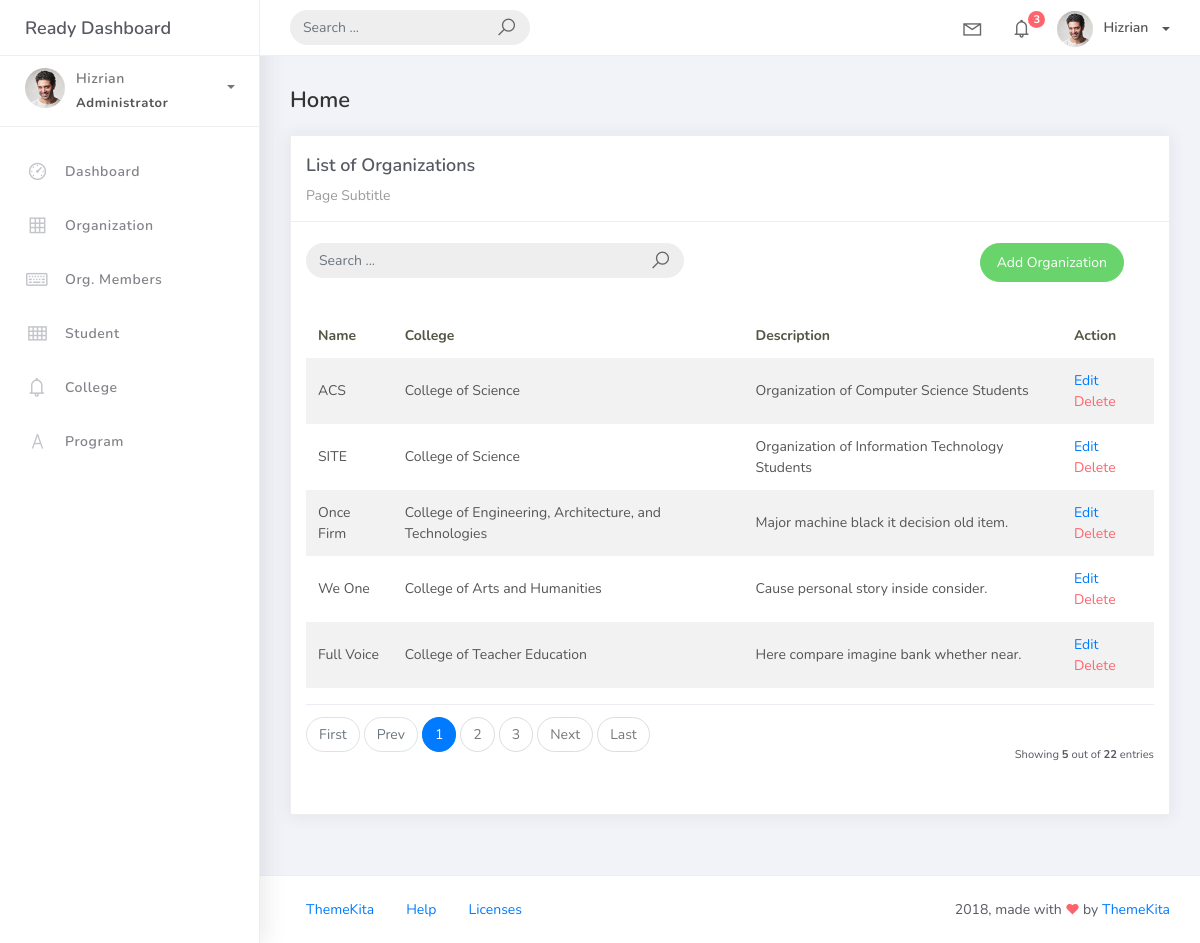
/organization_list, run on an earlier commit of the app's database.
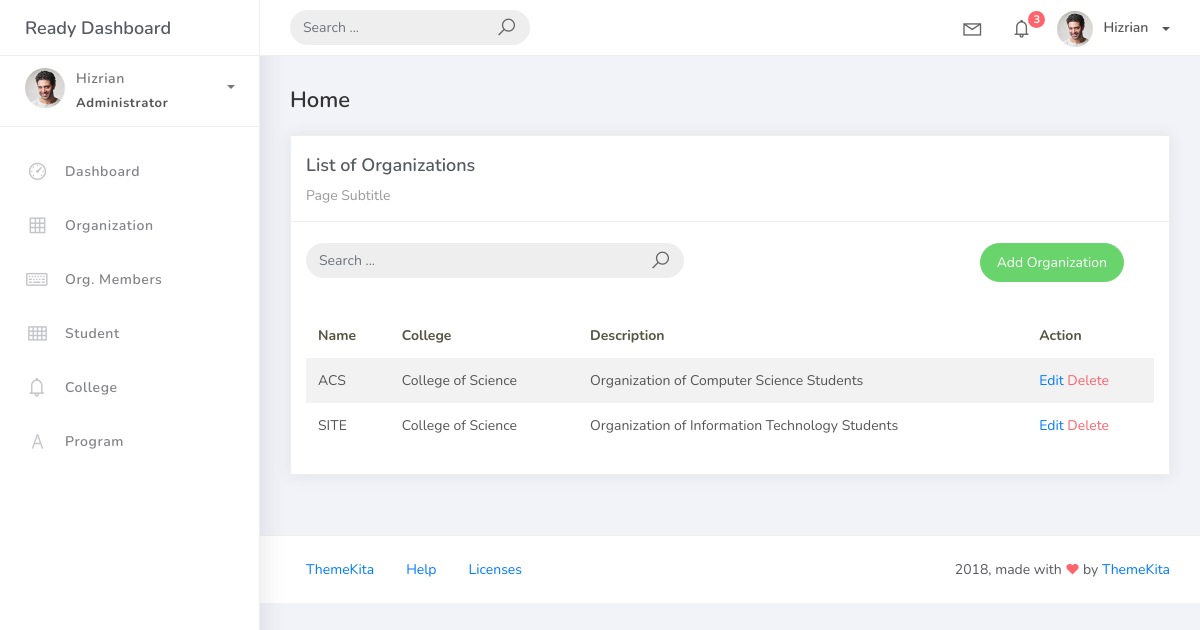
And on a later commit of the database.
### studentorg/models.py (models this page shows, shortened)
class BaseModel(models.Model):
    created_at = models.DateTimeField(auto_now_add=True, db_index=True)
    updated_at = models.DateTimeField(auto_now=True)
    class Meta: abstract = True

class Organization(BaseModel):
    name = models.CharField(max_length=250)
    college = models.ForeignKey(
        College, null=True, blank=True, on_delete=models.CASCADE)
    description = models.CharField(max_length=500)

class College(BaseModel):
    college_name = models.CharField(max_length=150)
    def __str__(self):
        return self.college_name

### studentorg/views.py (the view)
# urls.py: path('organization_list', OrganizationList.as_view(), name='organization-list'),
class OrganizationList(ListView):
    model = Organization
    context_object_name = 'organization'
    template_name = 'org_list.html'
    paginate_by = 5
    def get_queryset(self, *args, **kwargs):
        qs = super(OrganizationList, self).get_queryset(*args, **kwargs)
        if self.request.GET.get("q") is not None:
            query = self.request.GET.get('q')
            qs = qs.filter(Q(name__icontains=query) | Q(description__icontains=query) | Q(college__college_name__icontains=query))
        return qs

### templates/org_list.html (shortened to what this page needs)
{% extends 'base.html' %} {% load static %} {% block content %}
<div class="content">
    <div class="container-fluid">
        <h4 class="page-title">Home</h4>
        <div class="row">
            <div class="col-md-12">
                <div class="card">
                    <div class="card-header">
                        <div class="card-title">List of Organizations</div>
                        <div class="card-category">Page Subtitle</div>
                    </div>
                    <br />
                            <div class="col-md-12 row">
                                <div class="col-md-6">
                                    <form class="navbar-left navbar-form nav-search mr-md-3" action="{% url 'organization-list' %}">
                                        <div class="input-group">
                                            <input type="text" placeholder="Search ..." class="form-control" name="q" />
                                            <div class="input-group-append">
                                            <span class="input-group-text">
                                                <i class="la la-search search-icon"></i>
                                            </span>
                                            </div>
                                        </div>
                                    </form>
                                </div>
                                <div class="col-md-6">
                                    <div class="pull-right">
                                        <a href="{% url 'organization-add' %}" class="btn btn-success btn-rounded">Add Organization</a>
                                    </div>
                                </div>
                            </div>
                    <div class="card-body">
                        <table class="table table-striped mt-3">
                            <thead>
                                <tr>
                                    <th scope="col">Name</th>
                                    <th scope="col">College</th>
                                    <th scope="col">Description</th>
                                    <th scope="col">Action</th>
                                </tr>
                            </thead>
                            <tbody>
                                {% for object in object_list %}
                                <tr>
                                    <td>{{ object.name }}</td>
                                    <td>{{ object.college }}</td>
                                    <td>{{ object.description }}</td>
                                    <td>
                                        <a href="organization_list/{{ object.id }}">Edit</a>
                                        <a href="organization_list/{{ object.id }}/delete" class="text-danger">Delete</a>
                                    </td>
                                </tr>
                                {% endfor %}
                            </tbody>
                        </table>
                        {% include 'includes/pagination.html' %}
                    </div>
                </div>
            </div>
        </div>
    </div>
</div>
{% endblock %}

### templates/base.html (shortened to what this page needs)
{% load static %}
<!DOCTYPE html>
<html>
<head>
	<link rel="stylesheet" href="{% static 'css/bootstrap.min.css' %}">
	<link rel="stylesheet" href="{% static 'css/ready.css' %}">
	<link rel="stylesheet" href="{% static 'css/demo.css' %}">
</head>
<body>
	<div class="wrapper">
		<div class="main-header">
			<div class="logo-header">
				<a href="index.html" class="logo">
					Ready Dashboard
				</a>
			</div>
			<nav class="navbar navbar-header navbar-expand-lg">
				<div class="container-fluid">
					<form class="navbar-left navbar-form nav-search mr-md-3" action="">
						<div class="input-group">
							<input type="text" placeholder="Search ..." class="form-control">
							<div class="input-group-append">
								<span class="input-group-text">
									<i class="la la-search search-icon"></i>
								</span>
							</div>
						</div>
					</form>
					<ul class="navbar-nav topbar-nav ml-md-auto align-items-center">
						<li class="nav-item dropdown hidden-caret">
							<a class="nav-link dropdown-toggle" href="#" id="navbarDropdown" role="button" data-toggle="dropdown" aria-haspopup="true" aria-expanded="false">
								<i class="la la-envelope"></i>
							</a>
						</li>
						<li class="nav-item dropdown hidden-caret">
							<a class="nav-link dropdown-toggle" href="#" id="navbarDropdown" role="button" data-toggle="dropdown" aria-haspopup="true" aria-expanded="false">
								<i class="la la-bell"></i>
								<span class="notification">3</span>
							</a>
						</li>
						<li class="nav-item dropdown">
							<a class="dropdown-toggle profile-pic" data-toggle="dropdown" href="#" aria-expanded="false"> <img src="{% static 'img/profile.jpg' %}" alt="user-img" width="36" class="img-circle"><span >Hizrian</span></span> </a>
							</li>
						</ul>
					</div>
				</nav>
			</div>
			<div class="sidebar">
				<div class="scrollbar-inner sidebar-wrapper">
					<div class="user">
						<div class="photo">
							<img src="{% static 'img/profile.jpg' %}">
						</div>
						<div class="info">
							<a class="" data-toggle="collapse" href="#collapseExample" aria-expanded="true">
								<span>
									Hizrian
									<span class="user-level">Administrator</span>
									<span class="caret"></span>
								</span>
							</a>
						</div>
					</div>
					<ul class="nav">
						<li class="nav-item">
							<a href="{% url 'dashboard' %}">
								<i class="la la-dashboard"></i>
								<p>Dashboard</p>
							</a>
						</li>
						<li class="nav-item">
							<a href="{% url 'organization-list' %}">
								<i class="la la-table"></i>
								<p>Organization</p>
							</a>
						</li>
						<li class="nav-item">
							<a href="{% url 'orgmember-list' %}">
								<i class="la la-keyboard-o"></i>
								<p>Org. Members</p>
							</a>
						</li>
						<li class="nav-item">
							<a href="{% url 'student-list' %}">
								<i class="la la-th"></i>
								<p>Student</p>
							</a>
						</li>
						<li class="nav-item">
							<a href="{% url 'college-list' %}">
								<i class="la la-bell"></i>
								<p>College</p>
							</a>
						</li>
						<li class="nav-item">
							<a href="{% url 'program-list' %}">
								<i class="la la-font"></i>
								<p>Program</p>
							</a>
						</li>
					</ul>
				</div>
			</div>
			<div class="main-panel">
                {% block content %}
                {% endblock %}
				<footer class="footer">
					<div class="container-fluid">
						<nav class="pull-left">
							<ul class="nav">
								<li class="nav-item">
									<a class="nav-link" href="http://www.themekita.com">
										ThemeKita
									</a>
								</li>
								<li class="nav-item">
									<a class="nav-link" href="#">
										Help
									</a>
								</li>
								<li class="nav-item">
									<a class="nav-link" href="https://themewagon.com/license/#free-item">
										Licenses
									</a>
								</li>
							</ul>
						</nav>
						<div class="copyright ml-auto">
							2018, made with <i class="la la-heart heart text-danger"></i> by <a href="http://www.themekita.com">ThemeKita</a>
						</div>
					</div>
				</footer>
			</div>
		</div>
</body>
</html>

### templates/includes/pagination.html (shortened to what this page needs)
{% if is_paginated %}
<div class="card-footer px-0 border-0 d-flex flex-column flex-lg-row align-items-center justify-content-between mt-3">
  <nav aria-label="Topics pagination" class="mb-4">
    <ul class="pagination">
      {% if page_obj.number > 1 %}
      <li class="page-item">
        <a class="page-link" href="?page=1">First</a>
      </li>
      {% else %}
      <li class="page-item disabled">
        <span class="page-link">First</span>
      </li>
      {% endif %}
      {% if page_obj.has_previous %}
      <li class="page-item">
        <a class="page-link" href="?page={{ page_obj.previous_page_number }}">Prev</a>
      </li>
      {% else %}
      <li class="page-item disabled">
        <span class="page-link">Prev</span>
      </li>
      {% endif %}
      {% for page_num in paginator.page_range %}
      {% if page_obj.number == page_num %}
      <li class="page-item active">
        <span class="page-link">
          {{ page_num }}
        </span>
      </li>
      {% elif page_num > page_obj.number|add:'-3' and page_num < page_obj.number|add:'3' %}
      <li class="page-item">
        <a class="page-link" href="?page={{ page_num }}">{{ page_num }}</a>
      </li>
      {% endif %}
      {% endfor %}
      {% if page_obj.has_next %}
      <li class="page-item">
        <a class="page-link" href="?page={{ page_obj.next_page_number }}">Next</a>
      </li>
      {% else %}
      <li class="page-item disabled">
        <span class="page-link">Next</span>
      </li>
      {% endif %}
      {% if page_obj.number != paginator.num_pages %}
      <li class="page-item">
        <a class="page-link" href="?page={{ paginator.num_pages }}">Last</a>
      </li>
      {% else %}
      <li class="page-item disabled">
        <span class="page-link">Last</span>
      </li>
      {% endif %}
    </ul>
  </nav>
  <div class="fw-normal small mt-4 mt-lg-0">Showing <b>{{object_list.count}}</b> out of <b>{{paginator.count}}</b> entries</div>
</div>
{% endif %}

What changed in the data, as far as the page shows it:
removed Organization: name "Once Firm", college "College of Engineering, Architecture, and Technologies", description "Major machine black it decision old item."
removed Organization: name "We One", college "College of Arts and Humanities", description "Cause personal story inside consider."
removed Organization: name "Full Voice", college "College of Teacher Education", description "Here compare imagine bank whether near."
Also different on the page:
{{ object_list.count }}: "5" → (not shown)
{{ paginator.count }}: "22" → (not shown)
text no longer shown: "First Prev Next Last Showing out of entries"
list line gone: "1"
list line gone: "2"
list line gone: "3"
